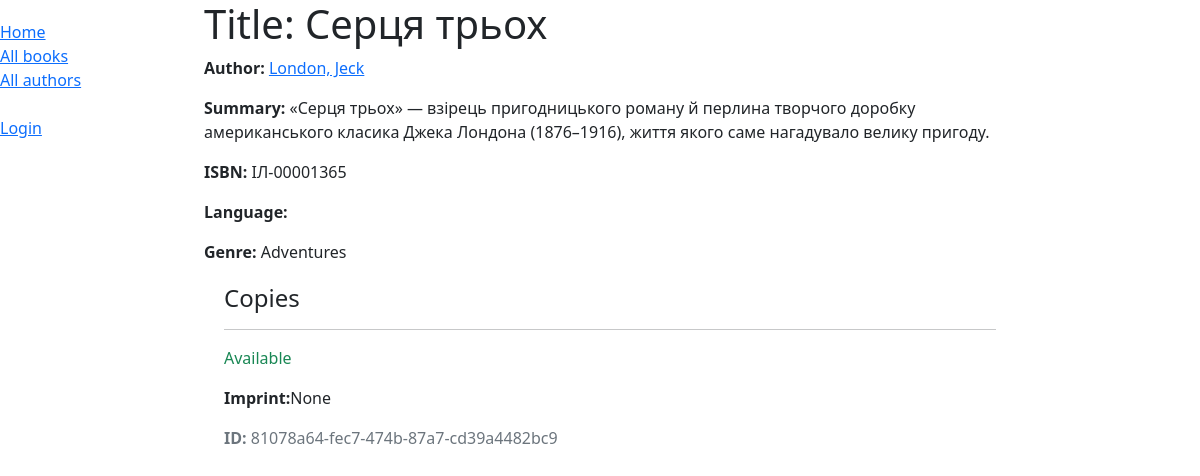
/catalog/book/1, run on the app's committed database.
### catalog/models.py (models this page shows, shortened)
class Book(models.Model):
    title = models.CharField(max_length=200)
    author = models.ForeignKey('Author', on_delete=models.SET_NULL, null=True)
    summary = models.TextField(max_length=1000, help_text="Enter a brief description of the book")
    isbn = models.CharField('ISBN', max_length=13, unique=True, help_text='13 Character <a href="https://www.isbn-international.org/content/what-isbn">ISBN number</a>')
    genre = models.ManyToManyField(Genre, help_text='Select a genre for this book')
    def display_genre(self):
        return ', '.join(genre.name for genre in self.genre.all()[:3])
    display_genre.short_description = 'Genre'

class Author(models.Model):
    first_name = models.CharField(max_length=100)
    last_name = models.CharField(max_length=100)
    date_of_birth = models.DateField(null=True, blank=True)
    date_of_death = models.DateField('Died', null=True, blank=True)
    class Meta:
        ordering = ['first_name', 'last_name', 'book']
    def __str__(self):
        return f'{self.last_name}, {self.first_name}'

class Genre(models.Model):
    name = models.CharField(max_length=200,
                            help_text="Enter a book genre")
    def __str__(self):
        return self.name

class BookInstance(models.Model):
    id = models.UUIDField(primary_key=True, default=uuid.uuid4, help_text='Unique ID for this particular book across whole library')
    book = models.ForeignKey(Book, on_delete=models.RESTRICT, null=True)
    imprint = models.CharField(max_length = 200)
    due_back = models.DateField(null=True, blank=True)
    borrower = models.ForeignKey(User, on_delete=models.SET_NULL, null = True, blank = True)
    LOAN_STATUS = (
        ('m', 'Maintenance'),
        ('o', 'On loan'),
        ('a', 'Available'),
        ('r', 'Reserved'),
    )
    status = models.CharField(
        max_length=1,
        choices=LOAN_STATUS,
        blank=True,
        default='m',
        help_text='Book availability',
    )
    class Meta:
        ordering = ['due_back']
        permissions = (( "can_mark_returned", "Set book as returned"),)

### catalog/views.py (the view)
# urls.py: path('book/<int:primary_key>',views.book_detail_view, name = 'book-detail'),
def book_detail_view(request, primary_key):
    book = get_object_or_404(Book, pk=primary_key)
    return render(request, 'catalog/book_detail.html', context={'book': book})

### catalog/templates/catalog/book_detail.html (shortened to what this page needs)
{% extends "base_generic.html" %}
{% block content %}
    <h1>Title: {{book.title}} </h1>
    <p><strong>Author: </strong><a href="">{{book.author}}</a></p>
    <p><strong>Summary: </strong>{{book.summary}}</p>
    <p><strong>ISBN: </strong>{{book.isbn}}</p>
    <p><strong>Language: </strong>{{book.language}}</p>
    <p><strong>Genre: </strong>{{book.genre.all|join:","}}</p>
    <div style="margin-left: 20px; margin-top: 20px;">
        <h4>Copies</h4>
        {% for copy in book.bookinstance_set.all %}
        <hr>
        <p class="{% if copy.status == 'a' %}text-success
                    {% elif copy.status == 'm' %}text-danger
                    {% else %}text-warning
                    {%endif%}">
            {{copy.get_status_display}}
        </p>
        <p><strong>Imprint:</strong>{{copy.due_back}}</p>
        <p class="text-muted"><strong>ID: </strong>{{copy.id}}</p>
        {% endfor %}
    </div>
{% endblock %}

### data on the page
Book: author "London, Jeck", summary "«Серця трьох» — взірець пригодницького роману й перлина творчого доробку американського класика Джека Лондона (1876–1916), життя якого саме нагадувало велику пригоду.", isbn "ІЛ-00001365", genre.all "Adventures"
BookInstance: status "Available", due_back "None", id "81078a64-fec7-474b-87a7-cd39a4482bc9"
